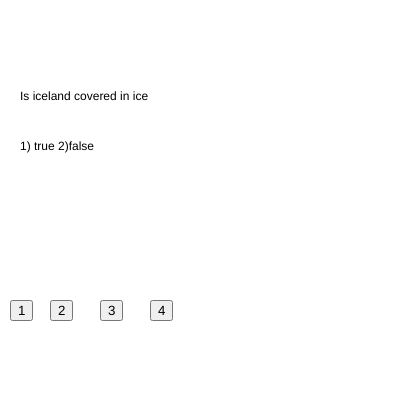
Frame 1 (no input)
Frame 60 (no input): identical to frame 1, image omitted
Frame 120 (the mouse pressed at the canvas centre since frame 60): identical to frame 1, image omitted

The p5.js sketch that drew this single still picture (run headless with seeded random() and noise() and a simulated clock; from frame 60 on, the mouse is pressed at the canvas centre):

// p5.js sketch
// ── sketch.js
var questions = ["Is iceland covered in ice", "what ocean lies east of the US"];
var options = ["1) true 2)false", "1) pacific 2) eastern 3)indian 4)atlantic"];
var answers = [2,4];

var answerCorrect = " ";

var currentOption = -1;

var currentQuestion = 0;

var button1, button2, button3, button4;

var startTimer = false;
var prevTimer = 0;
var interval = 3000;

function setup() {
  // put setup code here
createCanvas(400,400);

button1 = createButton("1");
button1.position(10,300);
button1.mousePressed(function(){
  currentOption =1;
});

button2 = createButton("2");
button2.position(50,300);
button2.mousePressed(function(){
  currentOption =2;
});

button3 = createButton("3");
button3.position(100,300);
button3.mousePressed(function(){
  currentOption =3;
});

button4 = createButton("4");
button4.position(150,300);
button4.mousePressed(function(){
  currentOption =4;
});
}

function draw() {
  // put drawing code here
  console.log(currentOption);
  background(255);
  text(questions[currentQuestion],20,100);

  text(options[currentQuestion],20,150);

if(startTimer == true){
  text(answerCorrect,20,200);
  if(millis() - prevTimer >= interval){
    //do somthing here
    startTimer = false;
    prevTimer = millis();
  }
}



if(currentOption != -1){

  if(currentOption == answers[currentQuestion]){
    //Correct
    console.log("correct");
    answerCorrect = "Correct";
    currentQuestion = currentQuestion + 1;

    if(currentQuestion >= questions.length){
      currentQuestion = 0;
    }

  }else{
    //incorrect
    console.log("incorrect");
    answerCorrect = "Try Again";
  }
  currentOption = -1;
  startTimer = true;
  prevTimer = millis();

}


}
